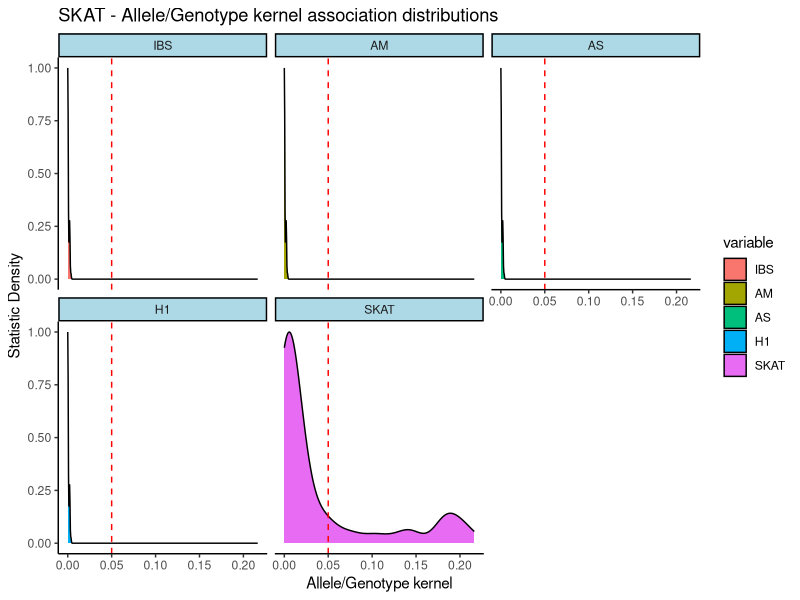
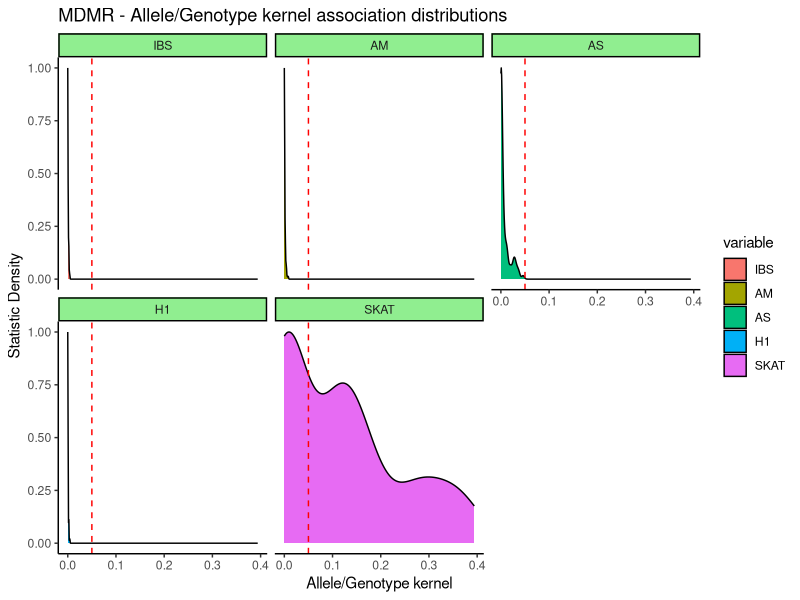
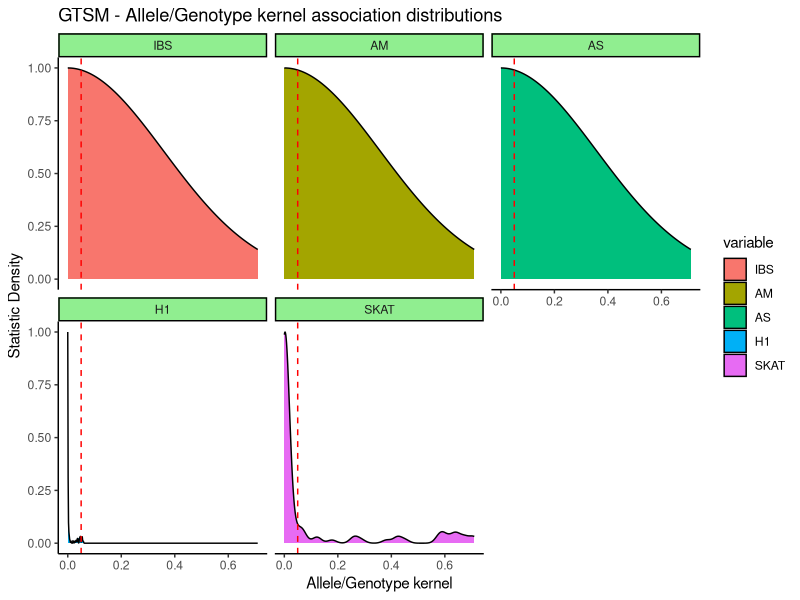

The R source for these figures, in order:
setwd("C:/Users/Peter/Documents/Uottawa/2018 - 2019 Honour's project/Cluster files/Final codes/Genetic-Association-Methodology-Research/Crohns Disease/Allele Kernel Analysis/Focal Point Analysis")

focal_data = read.table("New_Allele_Kernel_Data.txt" )
View(focal_data)
colnames(focal_data) = c("Statistic", "IBS", "AM", "AS", "H1", "SKAT")


### ----- SKAT ----- ###
library(dplyr)
SKAT = filter(focal_data, Statistic == "SKAT")

library(reshape2)
Stacked_SKAT = melt(data=SKAT, id.vars = 1) 

library(ggplot2)
ggplot(Stacked_SKAT, aes(x=value, y = ..scaled.., fill=variable)) + geom_density() + facet_wrap(~variable) +
  geom_vline(xintercept = 0.05, show.legend = TRUE, linetype = "dashed", color = "red") +
  ggtitle("SKAT - Allele/Genotype kernel association distributions") +
  xlab("Allele/Genotype kernel") + ylab("Statistic Density") +
  theme_classic() +
  theme(strip.background = element_rect(fill="lightblue")) 



### ----- MDMR ----- ###
library(dplyr)
MDMR = filter(focal_data, Statistic == "MDMR")

library(reshape2)
Stacked_MDMR = melt(data=MDMR, id.vars = 1) 

library(ggplot2)
ggplot(Stacked_MDMR, aes(x=value, y = ..scaled.., fill=variable)) + geom_density() + facet_wrap(~variable) +
  geom_vline(xintercept = 0.05, show.legend = TRUE, linetype = "dashed", color = "red") +
  ggtitle("MDMR - Allele/Genotype kernel association distributions") +
  xlab("Allele/Genotype kernel") + ylab("Statistic Density") +
  theme_classic() +
  theme(strip.background = element_rect(fill="lightgreen")) 


### ----- GTSR ----- ###
library(dplyr)
GTSM = filter(focal_data, Statistic == "GTSM")

library(reshape2)
Stacked_GTSM = melt(data=GTSM, id.vars = 1) 

library(ggplot2)
ggplot(Stacked_GTSM, aes(x=value, y = ..scaled.., fill=variable)) + geom_density() + facet_wrap(~variable) +
  geom_vline(xintercept = 0.05, show.legend = TRUE, linetype = "dashed", color = "red") +
  ggtitle("GTSM - Allele/Genotype kernel association distributions") +
  xlab("Allele/Genotype kernel") + ylab("Statistic Density") +
  theme_classic() +
  theme(strip.background = element_rect(fill="lightgreen")) 
